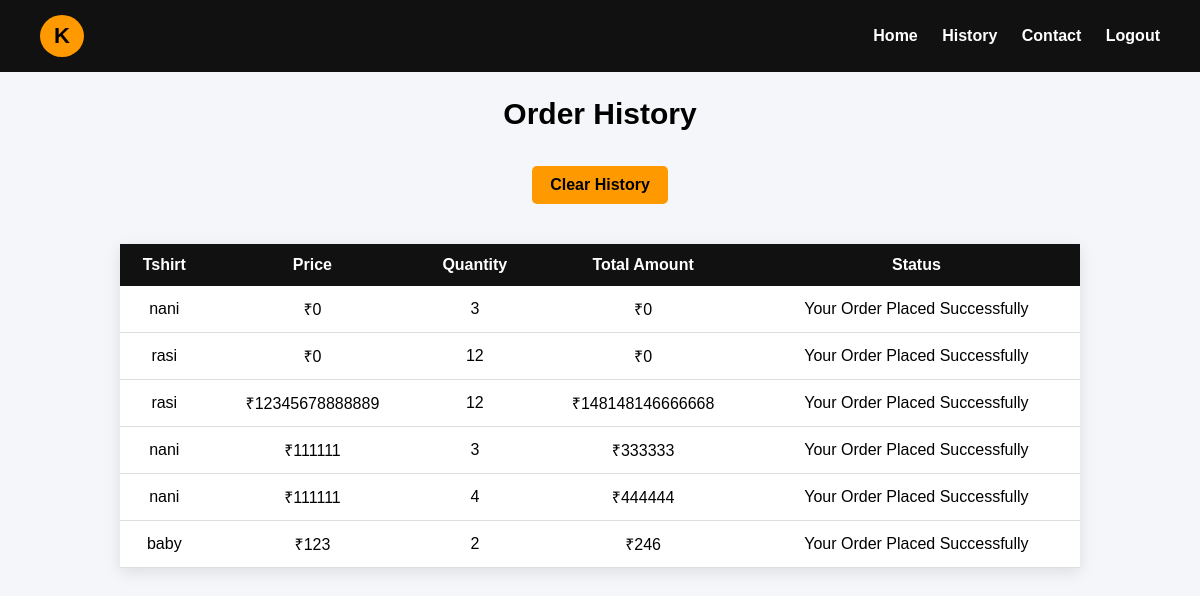
The page /history/ (signed in) on the database as committed earlier.
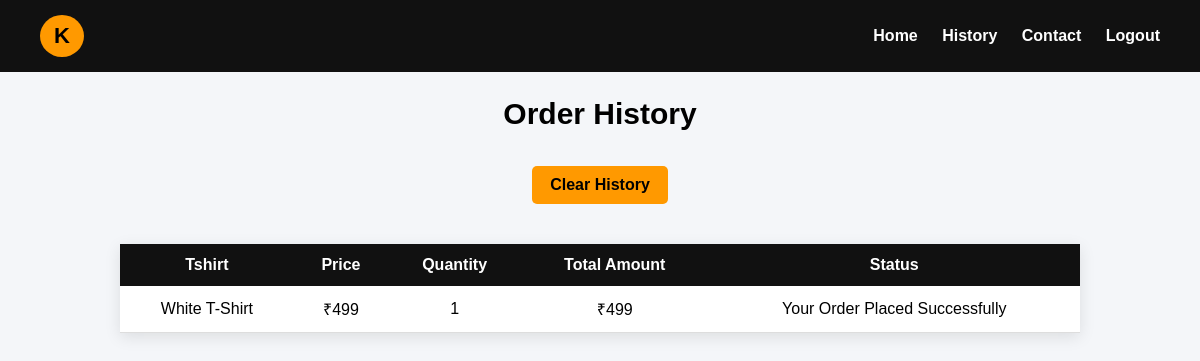
The same page on the database as committed later.
### testapp/models.py (models this page shows)
class Order(models.Model):
    tshirt_name = models.CharField(max_length=100)
    price = models.IntegerField()
    quantity = models.IntegerField()
    total_amount = models.IntegerField()
    customer_name = models.CharField(max_length=100)
    email = models.EmailField()
    address = models.TextField()
    size = models.CharField(max_length=5, choices=Tshirt.SIZE_CHOICES)

### testapp/views.py (the view)
# urls.py: path('history/', views.history, name='history'),
@login_required(login_url='/login/')
def history(request):
    orders = Order.objects.all()
    return render(request, 'testapp/history.html', {'orders': orders})

### templates/testapp/history.html (shortened to what this page needs)
{% extends 'testapp/base.html' %}
{% block content %}
<h1 class="title">Order History</h1>
<div style="text-align:center; margin-bottom:20px;">
<a href="/clearhistory/" class="btn">
Clear History
</a>
</div>
<table class="history-table">
<tr>
<th>Tshirt</th>
<th>Price</th>
<th>Quantity</th>
<th>Total Amount</th>
<th>Status</th>
</tr>
{% for o in orders %}
<tr>
<td>{{o.tshirt_name}}</td>
<td>₹{{o.price}}</td>
<td>{{o.quantity}}</td>
<td>₹{{o.total_amount}}</td>
<td>Your Order Placed Successfully</td>
</tr>
{% endfor %}
</table>
{% endblock %}

### templates/testapp/base.html (shortened to what this page needs)
{% load static %}
<!DOCTYPE html>
<html>
<head>
<link rel="stylesheet" href="{% static 'css/style.css' %}">
</head>
<body>
<div class="navbar">
<div class="logo">K</div>
<div class="nav-links">
<a href="/">Home</a>
<a href="/history/">History</a>
<a href="/contact/">Contact</a>
<a href="/logout/">Logout</a>
</div>
</div>
{% block content %}
{% endblock %}
</body>
</html>

### static/css/style.css (style rules this page uses)
body { font-family:Arial, Helvetica, sans-serif; background:#f4f6f9; margin:0; }
.navbar { display:flex; justify-content:space-between; align-items:center; background:#111; padding:15px 40px; color:white; }
.logo { background:#ff9900; color:black; font-weight:bold; font-size:22px; padding:8px 14px; border-radius:50%; }
.nav-links a { color:white; margin-left:20px; text-decoration:none; font-weight:bold; }
.title { text-align:center; margin:25px; font-size:30px; }
.btn { background:#ff9900; color:black; padding:10px 18px; border-radius:5px; text-decoration:none; display:inline-block; margin-top:10px; font-weight:bold; }
.history-table { width:80%; margin:40px auto; border-collapse:collapse; background:white; box-shadow:0 4px 15px rgba(0,0,0,0.1); }
.history-table th { background:#111; color:white; padding:12px; }
.history-table td { padding:12px; text-align:center; border-bottom:1px solid #ddd; }

Rows that differ between the two databases and show on the page:
removed Order: tshirt_name "nani", price "0", quantity "3", total_amount "0"
removed Order: tshirt_name "rasi", price "0", quantity "12", total_amount "0"
removed Order: tshirt_name "rasi", price "12345678888889", quantity "12", total_amount "148148146666668"
removed Order: tshirt_name "nani", price "111111", quantity "3", total_amount "333333"
removed Order: tshirt_name "nani", price "111111", quantity "4", total_amount "444444"
removed Order: tshirt_name "baby", price "123", quantity "2", total_amount "246"
added Order: tshirt_name "White T-Shirt", price "499", quantity "1", total_amount "499"
